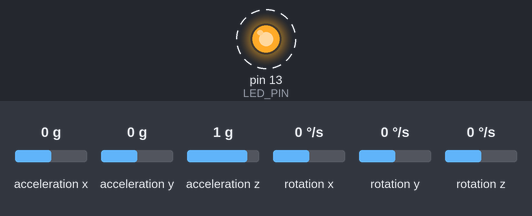
The sketch below on a simulated Arduino Mega 2560, built with avr-gcc and run on an emulated ATmega2560. Parts: output pins drawn as LEDs (lit = HIGH). Dashed ring = blinking. The test bench sets the inputs (shaded band); at power-on: acceleration x 0 g, acceleration y 0 g, acceleration z 1 g, rotation x 0 °/s, rotation y 0 °/s, rotation z 0 °/s. What the sketch prints to the serial monitor is not drawn.

Above: at 0.3 s.
Timing chart, 0 to 3.0 s (numbered marks = the images above):
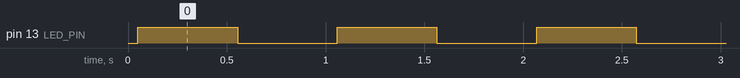

The sketch:

MPU6050.ino
```cpp
// This code has been written for Arduino Mega 2560.

#include "I2Cdev.h"
#include "MPU6050.h"
#include "Wire.h"

// class default I2C address is 0x68
// specific I2C addresses may be passed as a parameter here
// AD0 low = 0x68 (default for InvenSense evaluation board)
// AD0 high = 0x69

MPU6050 accelgyro;
//MPU6050 accelgyro(0x69); // <-- use for AD0 high

int16_t ax, ay, az;
int16_t gx, gy, gz;

#define OUTPUT_READABLE_ACCELGYRO

#define LED_PIN 13
bool blinkState = false;

void setup() {
  // put your setup code here, to run once:
  Wire.begin();
  Serial.begin(9600);
  Serial.println("Initializing I2C devices...");
  accelgyro.initialize();
  Serial.println("Testing device connections...");
  Serial.println(accelgyro.testConnection() ? "MPU6050 connection successful" : "MPU6050 connection failed");

  pinMode(LED_PIN, OUTPUT);
}

void loop() {
  // put your main code here, to run repeatedly:
  accelgyro.getMotion6(&ax, &ay, &az, &gx, &gy, &gz);

  // these methods (and a few others) are also available
  //accelgyro.getAcceleration(&ax, &ay, &az);
  //accelgyro.getRotation(&gx, &gy, &gz);

  Serial.print("a/g:\t");
  Serial.print(ax); Serial.print("\t");
  Serial.print(ay); Serial.print("\t");
  Serial.print(az); Serial.print("\t");
  Serial.print(gx); Serial.print("\t");
  Serial.print(gy); Serial.print("\t");
  Serial.println(gz);

  blinkState = !blinkState;
  digitalWrite(LED_PIN, blinkState);
  delay(500);
}
```

Measured:
- by itself, pin 13 (LED_PIN): alternates HIGH for 0.50 s and LOW for 0.50 s
